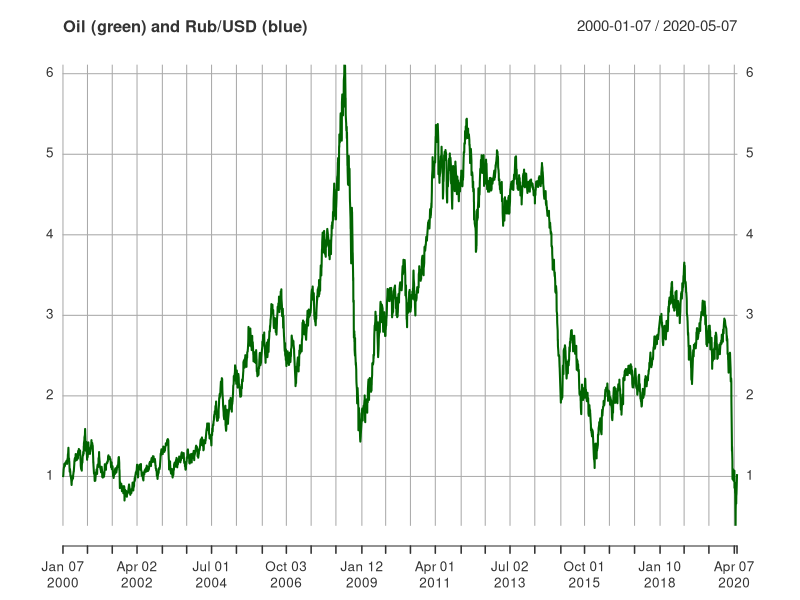
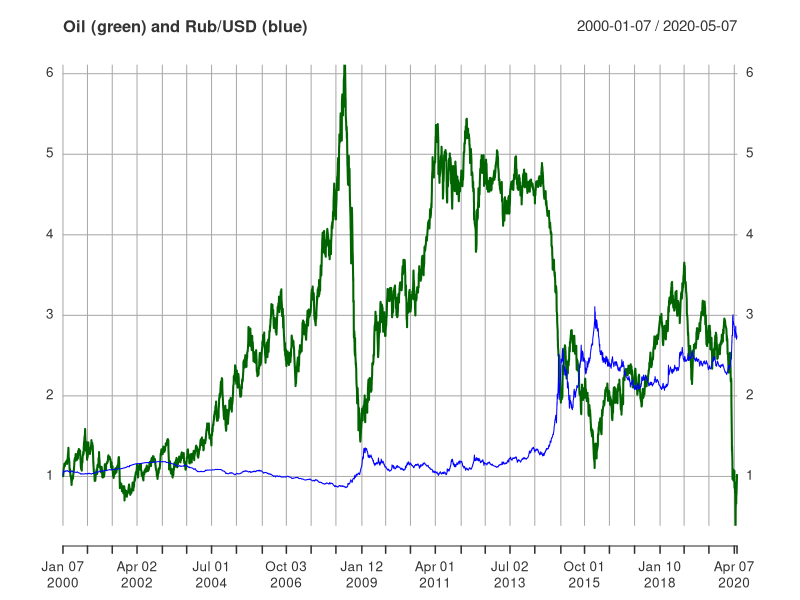
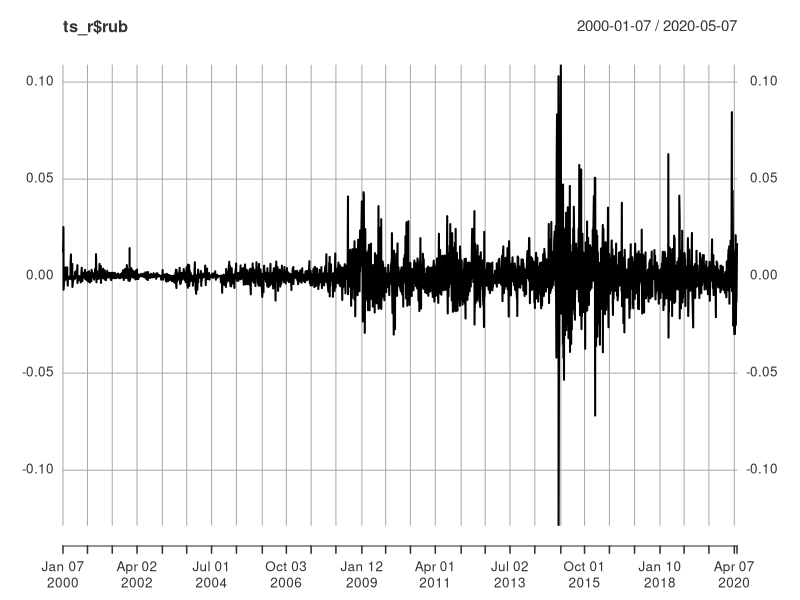
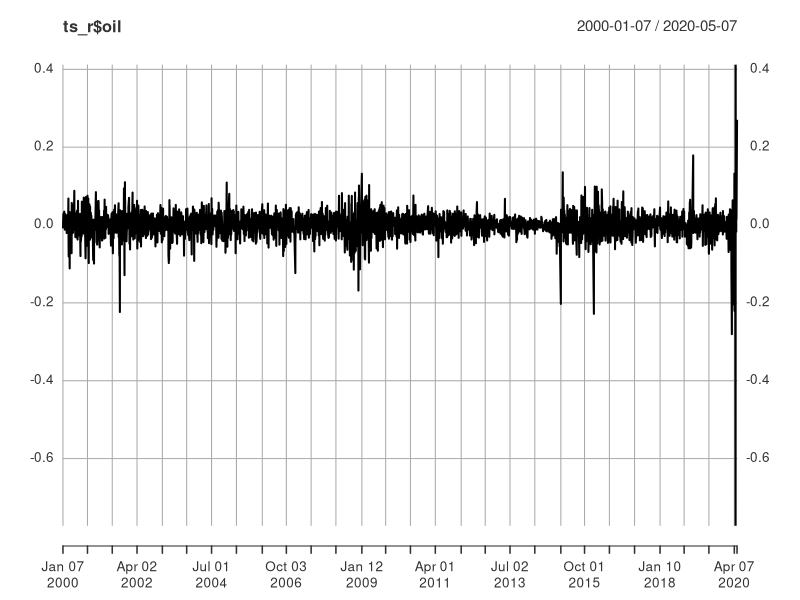

R code for these plots, in order:
# Data Cleaning

# librarys
  library(readxl)
  library(xts)
  library(quantmod)

  setwd("C:/Users/user/iCloudDrive/SG MiQEF/Financial Volatility/Project/GitHub/data")

# Import Data ----
  oil <- read_excel("Oil.xlsx")
  rub <- read_excel("RUBUSD.xlsx")

# Clean Data ----
  oil <- xts(oil$DCOILBRENTEU, order.by = oil$DATE)
  oil<-oil[!(oil[,1] =="."),] #NA?s are coded as "."
  
  rub <- xts(rub$`RUB/USD`, order.by = rub$data)
  
  ts <- merge(rub,oil,join='left')
  ts <- na.omit(ts)
  
  ts_r <- ts
  ts_r$rub <- dailyReturn(ts$rub, type='log')
  ts_r$oil <- dailyReturn(ts$oil, type='log')
  ts_r <- ts_r[-1, ]

# Short Descriptives: Stationarity? 
  # plot cum logreturns
  plot(exp(cumsum(ts_r$oil)), col = 'darkgreen', main="Oil (green) and Rub/USD (blue)")
  lines(exp(cumsum(ts_r$rub)), col = 'blue',  type = 'l')
  
  # plot logreturns
  plot(ts_r$rub)
  plot(ts_r$oil)

#save cleaned data
  write.table(coredata(ts_r), "data.csv", row.names = index(ts_r), col.names = names(ts_r), sep=",")